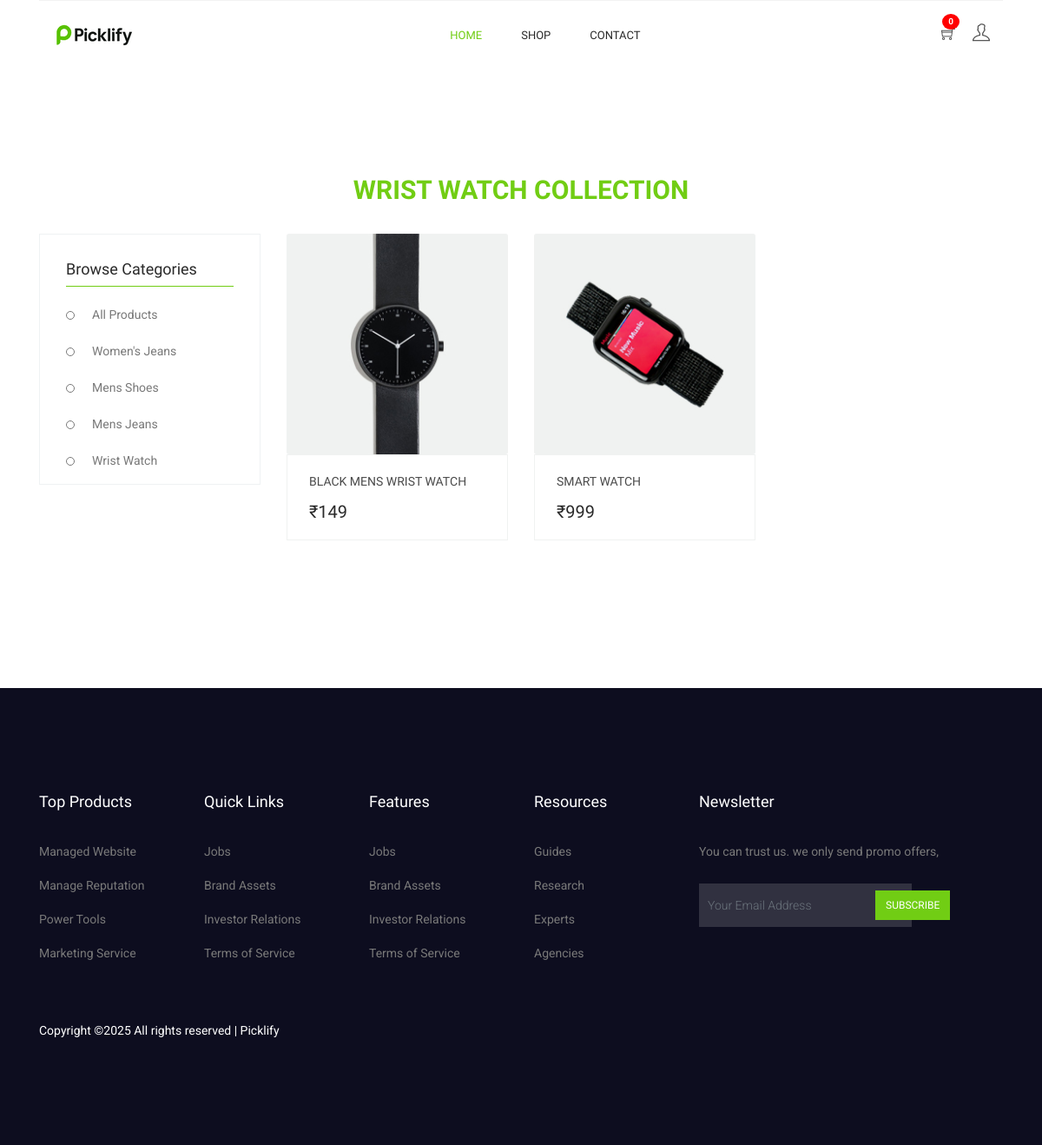
Screenshot of /product/products/category/wrist-watch/ with the database file from the repository.
### products/models.py (models this page shows, shortened)
class Category(BaseModel):
    category_name = models.CharField(max_length=100)
    slug = models.SlugField(unique=True, null=True, blank=True)
    category_image = models.ImageField(upload_to="categories")

class Product(BaseModel):
    product_name = models.CharField(max_length=100)
    slug = models.SlugField(unique=True, null=True, blank=True)
    category = models.ForeignKey(Category, on_delete=models.CASCADE, related_name="products")
    price = models.IntegerField()
    product_description = models.TextField()
    color_variant = models.ManyToManyField(ColorVariant, blank=True)
    size_variant = models.ManyToManyField(SizeVariant, blank=True)

class ProductImage(BaseModel):
    product = models.ForeignKey(Product, on_delete=models.CASCADE, related_name="product_images")
    image = models.ImageField(upload_to="product")

### products/views.py (the view)
# urls.py: path('', product_list_or_category, name='product_list'),
def product_list_or_category(request, slug=None):
    categories = Category.objects.all()
    if slug:
        selected_category = get_object_or_404(Category, slug=slug)
        products = Product.objects.filter(category=selected_category)
    else:
        selected_category = None
        products = Product.objects.all()
    return render(request, 'product/category.html', {
        'categories': categories,
        'products': products,
        'selected_category': selected_category,
    })

### templates/product/category.html (shortened to what this page needs)
{% extends 'base/base.html' %}
{% load static %}
{% block content %}
<section class="cat_product_area section_gap">
  <div class="container">
    <div class="row mb-4">
      <div class="col-12 text-center">
        <h2 class="section-title">
          {% if selected_category %}
            {{ selected_category.category_name }} Collection
          {% else %}
            Explore Our Latest Products
          {% endif %}
        </h2>
      </div>
    </div>
    <div class="row">
      <div class="col-lg-3">
        <div class="left_sidebar_area">
          <aside class="left_widgets p_filter_widgets">
            <div class="l_w_title">
              <h3>Browse Categories</h3>
            </div>
            <div class="widgets_inner">
              <ul class="list">
                <li>
                  <a href="{% url 'product_list' %}" {% if not selected_category %}class="active"{% endif %}>
                    All Products
                  </a>
                </li>
                {% for category in categories %}
                  {% if category.slug %}
                    <li>
                      <a href="{% url 'category_products' category.slug %}" {% if selected_category and category.slug == selected_category.slug %}class="active"{% endif %}>
                        {{ category.category_name }}
                      </a>
                    </li>
                  {% endif %}
                {% empty %}
                  <li>No categories found.</li>
                {% endfor %}
              </ul>
            </div>
          </aside>
        </div>
      </div>
      <div class="col-lg-9">
        <div class="row">
          {% for product in products %}
          <div class="col-lg-4 col-md-6">
            <div class="single-product">
              <div class="product-img">
                {% with product.product_images.first as image %}
                  {% if image %}
                    <img class="card-img" src="{{ image.image.url }}" alt="{{ product.product_name }}" />
                  {% else %}
                    <img class="card-img" src="{% static 'img/no-image.jpg' %}" alt="No Image" />
                  {% endif %}
                {% endwith %}
              </div>
              <div class="product-btm">
                <a href="{% url 'get_product' product.slug %}" class="d-block">
                  <h4>{{ product.product_name }}</h4>
                </a>
                <div class="mt-3">
                  <span class="mr-4">₹{{ product.price }}</span>
                </div>
              </div>
            </div>
          </div>
          {% empty %}
          <div class="col-12">
            <p>No products available{% if selected_category %} in this category{% endif %}.</p>
          </div>
          {% endfor %}
        </div>
      </div>
    </div>
  </div>
</section>
{% endblock %}

### public/static/css/style.css (style rules this page uses)
body { line-height:24px;font-size:14px;font-family:"Roboto",sans-serif;font-weight:normal;color:#797979 }
h1,h2,h3,h4,h5,h6 { font-family:"Heebo",sans-serif;color:#2a2a2a;font-weight:500 }
.list { list-style:none;margin:0px;padding:0px }
a { text-decoration:none;transition:all 0.3s ease-in-out }
ul { list-style-type:none;margin:0;padding:0 }
.section_gap { padding:120px 0px }
.active { color:#71cd14 }
h2 { font-size:30px }
h3 { font-size:24px }
h4 { font-size:18px }
.single-product { text-align:center;margin-bottom:50px }
.single-product .product-img { position:relative;overflow:hidden }
.single-product .product-btm { padding:22px 25px 18px;border:1px solid #f0f2f1;text-align:left }
.single-product .product-btm h4 { color:#4a4a4a;font-size:14px;font-weight:400;text-transform:uppercase;margin-bottom:0px;transition:all 300ms linear 0s }
.single-product .product-btm span { font-family:"Heebo",sans-serif;font-size:20px;font-weight:500;line-height:16px;color:#2a2a2a }
.left_widgets { margin-bottom:30px;border:1px solid #eff2f3 }
.left_widgets:last-child { margin-bottom:0px }
.widgets_inner { padding-left:30px;padding-right:30px;padding-top:0px;padding-bottom:15px }
.l_w_title { padding-left:30px;padding-right:30px }
.l_w_title h3 { margin-bottom:20px;margin-top:20px;font-size:18px;color:#2a2a2a;font-weight:500;line-height:40px;position:relative }
.l_w_title h3::after { content:'';position:absolute;bottom:0px;left:0px;width:100%;height:1px;background:#71cd14 }
.p_filter_widgets .widgets_inner { border-bottom:1px solid #eeeeee }
.p_filter_widgets .widgets_inner:last-child { border-bottom:0px }
.p_filter_widgets .list li { margin-bottom:18px }
.p_filter_widgets .list li a { padding-left:30px;font-size:14px;font-family:"Roboto",sans-serif;font-weight:normal;color:#797979;position:relative }
.p_filter_widgets .list li a:before { content:"";height:10px;width:10px;border-radius:50%;border:1px solid #797979;position:absolute;left:0px;top:4px;transition:all 300ms linear 0s }
.p_filter_widgets .list li a:after { content:"";height:4px;width:4px;background:#fff;border-radius:50%;position:absolute;left:3px;top:8px;transition:all 300ms linear 0s }
.p_filter_widgets .list li:last-child { margin-bottom:0px }

### templates/product/category.html (style rules this page uses)
.section-title { font-size: 30px; font-weight: 700; color: #71cd14; text-transform: uppercase; }

### rows the page displays
Category: category_name "WRIST WATCH", category_name "Wrist Watch"
Category: category_name "Women's Jeans"
Category: category_name "Mens Shoes"
Category: category_name "Mens Jeans"
Product: product_images.first.image (picture), product_name "BLACK MENS WRIST WATCH", price "149"
Product: product_images.first.image (picture), product_name "SMART WATCH", price "999"
